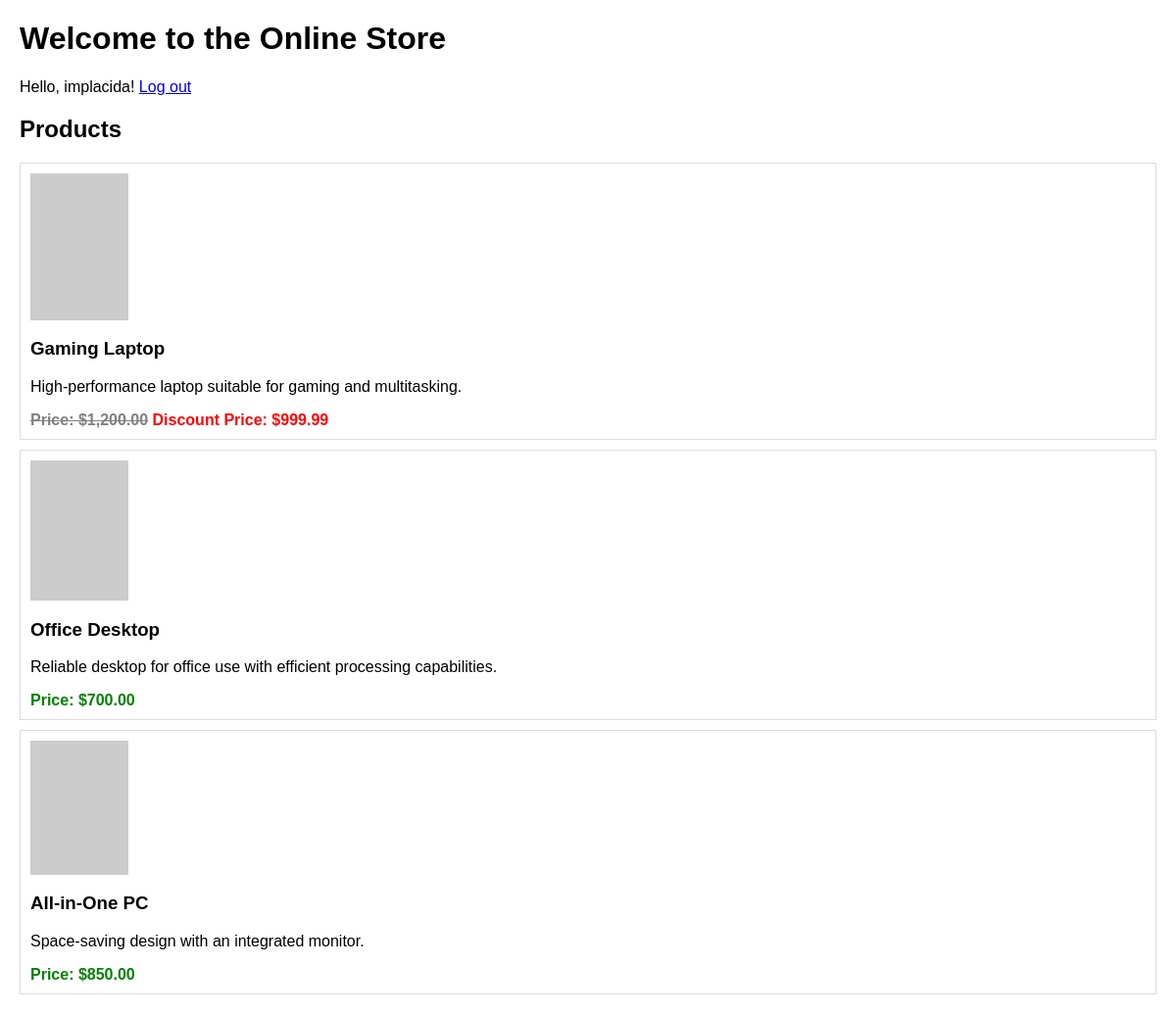
/index.php (signed in), run on the app's committed database.
### tables this page shows
CREATE TABLE IF NOT EXISTS products (
    id INT AUTO_INCREMENT PRIMARY KEY,
    title VARCHAR(100) NOT NULL,
    description TEXT,
    cover VARCHAR(255),
    price DECIMAL(10, 2) NOT NULL,
    discount_price DECIMAL(10, 2)
);

### index.php (the view, shortened to what this page needs)
<?php
$servername = "localhost";
$username = "root";
$password = "";
$dbname = "OnlineStore";
$conn = new mysqli($servername, $username, $password, $dbname);
?>
<!DOCTYPE html>
<html lang="en">
<head>
</head>
<body>
<h1>Welcome to the Online Store</h1>
<?php if (isset($_SESSION['username'])): ?>
    <p>Hello, <?php echo htmlspecialchars($_SESSION['username']); ?>! <a href="index.php?logout=1">Log out</a></p>
    <h2>Products</h2>
    <?php
    $sql_products = "SELECT title, description, cover, price, discount_price FROM products";
    $result_products = $conn->query($sql_products);
    if ($result_products->num_rows > 0): ?>
        <div>
            <?php while($row = $result_products->fetch_assoc()): ?>
                <div class="product">
                    <img src="<?php echo htmlspecialchars($row['cover']); ?>" alt="Product Image">
                    <h3><?php echo htmlspecialchars($row['title']); ?></h3>
                    <p><?php echo htmlspecialchars($row['description']); ?></p>
                    <div class="price">
                        <?php if (!is_null($row['discount_price']) && $row['discount_price'] > 0): ?>
                            <span class="old-price">Price: $<?php echo number_format($row['price'], 2); ?></span>
                            <span class="discount-price">Discount Price: $<?php echo number_format($row['discount_price'], 2); ?></span>
                        <?php else: ?>
                            <span class="price">Price: $<?php echo number_format($row['price'], 2); ?></span>
                        <?php endif; ?>
                    </div>
                </div>
            <?php endwhile; ?>
        </div>
    <?php else: ?>
        <p>No products found.</p>
    <?php endif; ?>
<?php endif; ?>
</body>
</html>

### index.php (style rules this page uses)
body { font-family: Arial, sans-serif; margin: 20px; }
.product, .account { border: 1px solid #ddd; padding: 10px; margin: 10px 0; }
.product img { max-width: 100px; height: auto; display: block; margin-bottom: 10px; }
.product .price { font-weight: bold; color: green; }
.product .old-price { text-decoration: line-through; color: gray; }
.product .discount-price { color: red; font-weight: bold; }

### data on the page
products: title "Gaming Laptop", description "High-performance laptop suitable for gaming and multitasking.", price "1,200.00", discount_price "999.99"
products: title "Office Desktop", description "Reliable desktop for office use with efficient processing capabilities.", price "700.00"
products: title "All-in-One PC", description "Space-saving design with an integrated monitor.", price "850.00"

### other printed values
$_SESSION['username'] "implacida"
